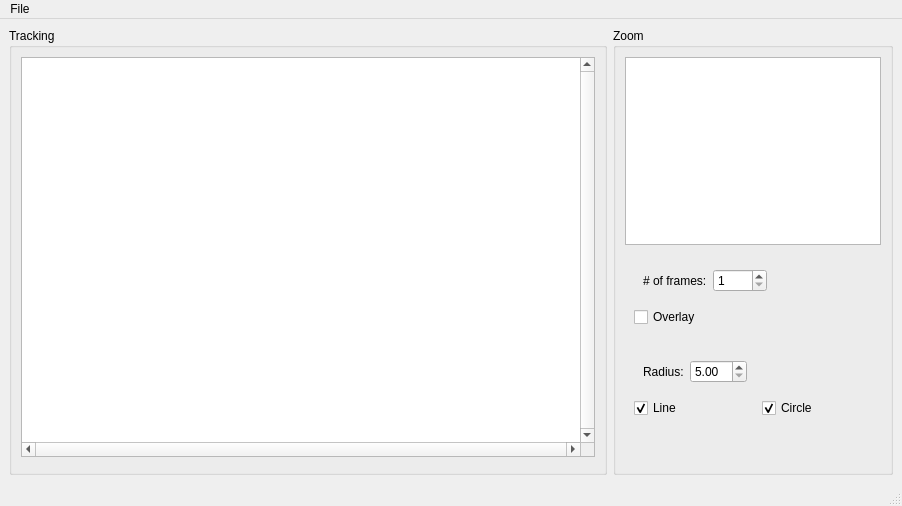
<?xml version="1.0" encoding="UTF-8"?>
<ui version="4.0">
 <class>MainWindowBase</class>
 <widget class="QMainWindow" name="MainWindowBase">
  <property name="geometry">
   <rect>
    <x>0</x>
    <y>0</y>
    <width>902</width>
    <height>506</height>
   </rect>
  </property>
  <property name="acceptDrops">
   <bool>true</bool>
  </property>
  <property name="windowTitle">
   <string>MainWindow</string>
  </property>
  <widget class="QWidget" name="centralwidget">
   <layout class="QHBoxLayout" name="horizontalLayout">
    <item>
     <widget class="QGroupBox" name="groupBox">
      <property name="sizePolicy">
       <sizepolicy hsizetype="Preferred" vsizetype="Preferred">
        <horstretch>2</horstretch>
        <verstretch>0</verstretch>
       </sizepolicy>
      </property>
      <property name="title">
       <string>Tracking</string>
      </property>
      <layout class="QVBoxLayout" name="verticalLayout">
       <item>
        <widget class="OverlaidGraphicsView" name="inputGraphicsView">
         <property name="acceptDrops">
          <bool>false</bool>
         </property>
         <property name="verticalScrollBarPolicy">
          <enum>Qt::ScrollBarAlwaysOn</enum>
         </property>
         <property name="horizontalScrollBarPolicy">
          <enum>Qt::ScrollBarAlwaysOn</enum>
         </property>
         <property name="sizeAdjustPolicy">
          <enum>QAbstractScrollArea::AdjustIgnored</enum>
         </property>
         <property name="dragMode">
          <enum>QGraphicsView::ScrollHandDrag</enum>
         </property>
        </widget>
       </item>
       <item>
        <widget class="VideoPlaybackWidget" name="videoPlaybackWidget" native="true"/>
       </item>
      </layout>
     </widget>
    </item>
    <item>
     <widget class="QGroupBox" name="groupBox_2">
      <property name="sizePolicy">
       <sizepolicy hsizetype="Maximum" vsizetype="Preferred">
        <horstretch>1</horstretch>
        <verstretch>0</verstretch>
       </sizepolicy>
      </property>
      <property name="title">
       <string>Zoom</string>
      </property>
      <layout class="QVBoxLayout" name="verticalLayout_2">
       <item>
        <widget class="OverlaidGraphicsView" name="zoomedGraphicsView"/>
       </item>
       <item>
        <widget class="QWidget" name="gridWidget" native="true">
         <property name="sizePolicy">
          <sizepolicy hsizetype="Preferred" vsizetype="Preferred">
           <horstretch>0</horstretch>
           <verstretch>0</verstretch>
          </sizepolicy>
         </property>
         <layout class="QFormLayout" name="formLayout_2">
          <item row="0" column="0">
           <widget class="QWidget" name="horizontalWidget" native="true">
            <layout class="QHBoxLayout" name="horizontalLayout_5">
             <item>
              <widget class="QLabel" name="label_2">
               <property name="text">
                <string># of frames:</string>
               </property>
              </widget>
             </item>
             <item>
              <widget class="QSpinBox" name="frameNoSpinBox">
               <property name="minimum">
                <number>1</number>
               </property>
               <property name="maximum">
                <number>1000</number>
               </property>
              </widget>
             </item>
            </layout>
           </widget>
          </item>
          <item row="1" column="0">
           <widget class="QCheckBox" name="overlayCheckBox">
            <property name="text">
             <string>Overlay</string>
            </property>
           </widget>
          </item>
         </layout>
        </widget>
       </item>
       <item>
        <widget class="QWidget" name="formWidget" native="true">
         <layout class="QFormLayout" name="formLayout">
          <item row="0" column="0">
           <widget class="QWidget" name="horizontalWidget" native="true">
            <layout class="QHBoxLayout" name="horizontalLayout_3">
             <item>
              <widget class="QLabel" name="label">
               <property name="text">
                <string>Radius:</string>
               </property>
              </widget>
             </item>
             <item>
              <widget class="QDoubleSpinBox" name="radiusSpinBox">
               <property name="minimum">
                <double>5.000000000000000</double>
               </property>
              </widget>
             </item>
            </layout>
           </widget>
          </item>
          <item row="1" column="0">
           <widget class="QCheckBox" name="lineCheckBox">
            <property name="text">
             <string>Line</string>
            </property>
            <property name="checked">
             <bool>true</bool>
            </property>
           </widget>
          </item>
          <item row="1" column="1">
           <widget class="QCheckBox" name="circleCheckBox">
            <property name="text">
             <string>Circle</string>
            </property>
            <property name="checked">
             <bool>true</bool>
            </property>
           </widget>
          </item>
          <item row="0" column="1">
           <widget class="QWidget" name="horizontalWidget" native="true">
            <layout class="QHBoxLayout" name="horizontalLayout_4"/>
           </widget>
          </item>
         </layout>
        </widget>
       </item>
       <item>
        <spacer name="verticalSpacer">
         <property name="orientation">
          <enum>Qt::Vertical</enum>
         </property>
         <property name="sizeHint" stdset="0">
          <size>
           <width>20</width>
           <height>40</height>
          </size>
         </property>
        </spacer>
       </item>
      </layout>
     </widget>
    </item>
   </layout>
  </widget>
  <widget class="QMenuBar" name="menubar">
   <property name="geometry">
    <rect>
     <x>0</x>
     <y>0</y>
     <width>902</width>
     <height>22</height>
    </rect>
   </property>
   <widget class="QMenu" name="menuFile">
    <property name="title">
     <string>File</string>
    </property>
    <addaction name="actionOpenCSVFile"/>
    <addaction name="actionSaveCSVFile"/>
   </widget>
   <addaction name="menuFile"/>
  </widget>
  <widget class="QStatusBar" name="statusbar"/>
  <action name="actionOpenCSVFile">
   <property name="text">
    <string>Open CSV File</string>
   </property>
  </action>
  <action name="actionSaveCSVFile">
   <property name="text">
    <string>Save CSV FIle</string>
   </property>
  </action>
 </widget>
 <customwidgets>
  <customwidget>
   <class>OverlaidGraphicsView</class>
   <extends>QGraphicsView</extends>
   <header>.overlaid_graphics_view</header>
  </customwidget>
  <customwidget>
   <class>VideoPlaybackWidget</class>
   <extends>QWidget</extends>
   <header>.video_playback_widget</header>
  </customwidget>
 </customwidgets>
 <resources/>
 <connections/>
</ui>
